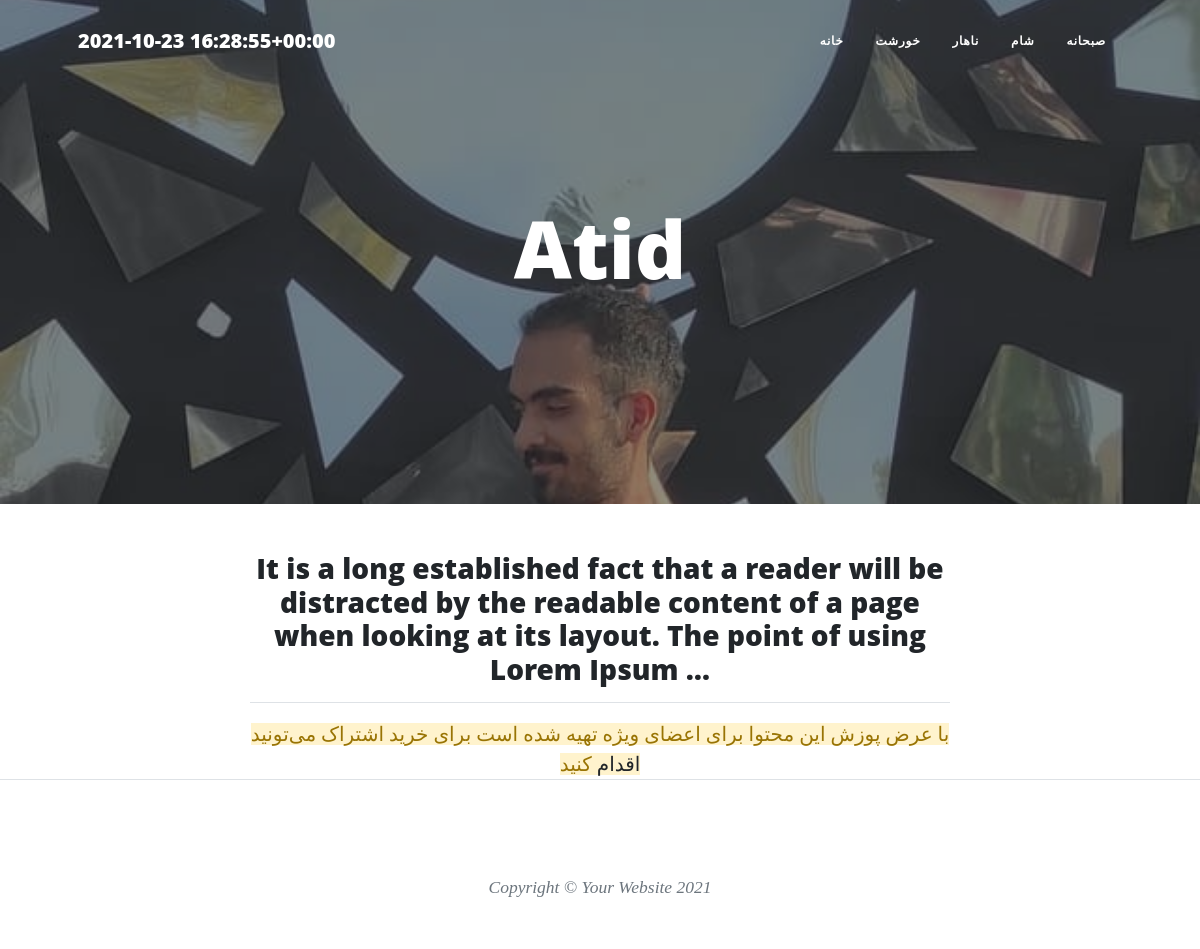
Page /atid on the committed database.
### food/models.py (models this page shows, shortened)
class Category(models.Model):
    parent = models.ForeignKey('self', null=True, default=None, blank=True, on_delete=models.SET_NULL, related_name='children')
    name = models.CharField(max_length=20)
    slug = models.CharField(max_length=20)
    class Meta:
        verbose_name = 'گروه'
        verbose_name_plural = 'گروه‌ ها'

class foodModels(models.Model):
    RATE = (
        ('3','Very good'),
        ('2', 'Good'),
        ('1','Bad'),
    )
    AUTH = (
        ('Admins',(
            ('Atid','Atid'),
            ('Rahmat','Rahmat'),
            ('Noora','Noora'),
        )),
        ('Normal people',(
            ('Yasin','Yasin'),
            ('Ebne','Ebne')
        )),
    )
    user = models.ForeignKey(User, null=True, on_delete=models.SET_NULL,default='User.id',related_name='author', verbose_name='نویسنده')
    name = models.CharField(max_length=20)
    slug = models.SlugField(max_length=20)
    desc = models.TextField(default="add descriptions here.")
    rate = models.CharField(max_length=1, choices=RATE)
    auth = models.CharField(max_length=20, choices=AUTH)  # special feature
    date = models.DateTimeField(default=timezone.now)
    categ = models.ManyToManyField(Category, related_name='categs')
    img = models.ImageField(upload_to='foodPics/')
    special_article = models.BooleanField(default=False, verbose_name="مقاله‌ی ویژه")
    check = models.BooleanField(default=False, verbose_name="آیا اجازه انتشار می‌دهید؟")
    class Meta:
        verbose_name = 'غذا'
        verbose_name_plural = 'غذاها'
    objects = manageFood()
    def categ_to_str(self):
        return ", ".join([Category.name for Category in self.categ.all()])
    categ_to_str.short_description = 'Category'

### food/views.py (the view)
# urls.py: path('<slug:theSLUG>',DetDetailView.as_view(), name='detailView'),
class DetDetailView(generic.DetailView):
    template_name = 'details.html'
    def get_object(self):
        slug = self.kwargs.get('theSLUG')
        return get_object_or_404(foodModels.objects.show(), slug=slug)

### food/models.py (called while the page is built)
    def show(self):
        return self.filter(check=True)

### food/templatetags/base_tag.py (called while the page is built)
@register.simple_tag()
def showTime():
    return timezone.now()

@register.inclusion_tag('categ_tags.html')
def profCateg():
    return {
        'cat': Category.objects.all()
    }

### templates/details.html
{% extends 'base.html' %}
{% block content %}
        <header class="masthead" style="background-image: url('{{ object.img.url }}')">
            <div class="container position-relative px-4 px-lg-5">
                <div class="row gx-4 gx-lg-5 justify-content-center">
                    <div class="col-md-10 col-lg-8 col-xl-7">
                        <div class="site-heading">
                            <h1>{{ object.name }}</h1>
                        </div>
                    </div>
                </div>
            </div>
        </header>
    <center>
    <div class="col-md-10 col-lg-8 col-xl-7">
        {% if object.special_article %}
        {% if request.user.is_superuser or request.user.is_special_user %}
        <span class="subheading">{{ object.desc|striptags }}</span>
        {% else %}
        <h3>{{ object.desc | truncatewords:30|safe }}</h3>
            <hr>
        <span class="subheading alert-warning">با عرض پوزش این محتوا برای اعضای ویژه تهیه شده است برای خرید اشتراک می‌تونید <a href="#">اقدام</a> کنید</span>
        {% endif %}
            {% else %}
            <span class="subheading">{{ object.desc|striptags }}</span>
        {% endif %}
    </div>
    </center>
{% endblock %}

### templates/categ_tags.html
<div class="collapse navbar-collapse myfont" id="navbarResponsive">
    <ul class="navbar-nav ms-auto py-4 py-lg-0">
        <li class="nav-item"><a class="nav-link px-lg-3 py-3 py-lg-4" href="{% url 'foodUrl:home' %}">خانه</a></li>
        {% for cat in cat %}
        {% if cat.parent == None %}
            <li class="nav-item"><a class="nav-link px-lg-3 py-3 py-lg-4" href="{% url 'foodUrl:categClass' cat.slug%}">{{ cat.name }}</a></li>
        {% endif %}
        {% endfor %}
    </ul>
</div>

### rows in the picture
Category: name "خورشت"
Category: name "ناهار"
Category: name "شام"
Category: name "صبحانه"
foodModels: img (picture), name "Atid", desc "It is a long established fact that a reader will be distracted by the readable content of a page when looking at its layout. The point of using Lorem Ipsum …"
